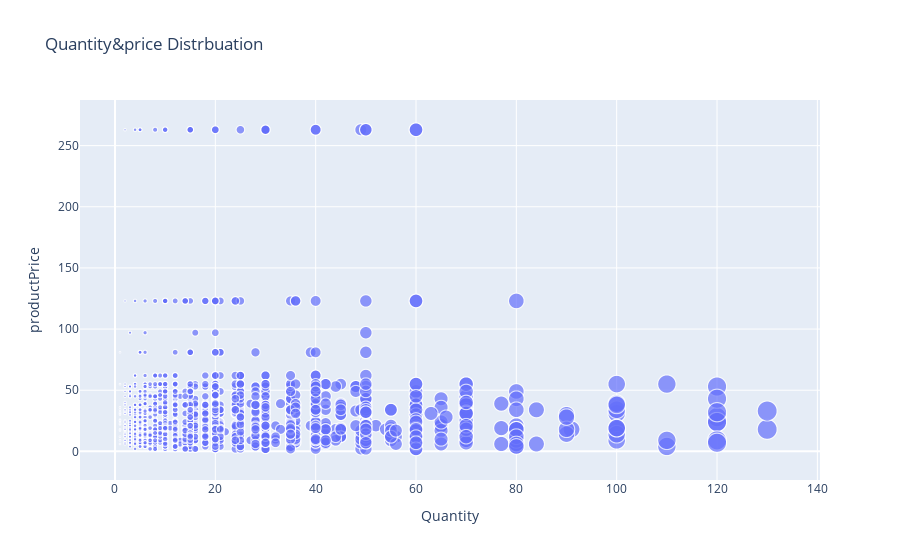

The code cell stored with this chart in its notebook:
### Code cell
px.scatter(data_frame=df,x='Quantity',y='productPrice',size='Quantity',title='Quantity&price Distrbuation')

### Figure 1 — Plotly figure (JSON) as saved in the notebook; plotly's stock layout.template omitted (floating-point values rounded to 4 significant figures; data arrays with more than 128 entries replaced by an {"elided": "..."} marker saying what was removed)
{"data": [{"hovertemplate": "Quantity=%{marker.size}<br>productPrice=%{y}<extra></extra>", "legendgroup": "", "marker": {"color": "#636efa", "size": {"elided": "2155 int values"}, "sizemode": "area", "sizeref": 0.325, "symbol": "circle"}, "mode": "markers", "name": "", "showlegend": false, "type": "scattergl", "x": {"elided": "2155 int values"}, "xaxis": "x", "y": {"elided": "2155 int values"}, "yaxis": "y"}], "layout": {"legend": {"itemsizing": "constant", "tracegroupgap": 0}, "title": {"text": "Quantity&price Distrbuation"}, "xaxis": {"anchor": "y", "domain": [0, 1], "title": {"text": "Quantity"}}, "yaxis": {"anchor": "x", "domain": [0, 1], "title": {"text": "productPrice"}}}}
